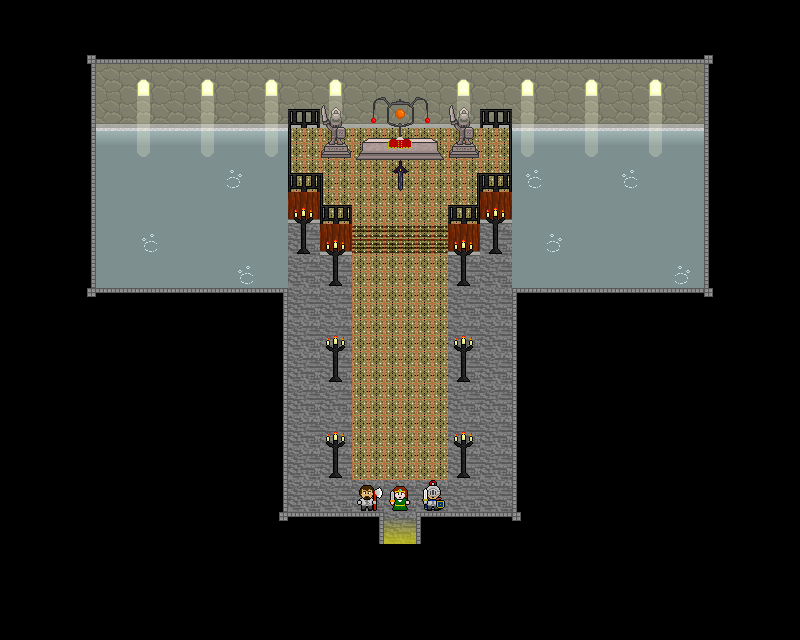

Rendered tile map (Tiled .tmx) drawn with the repository's tilesets; below, a short description and the map source with its tile grids summarised:
An orthogonal 25x20 tile map with 32x32 px tiles, 6 tile layers (Darkness, Ground Layer, Player Layer, Wall Layer, ...), 3 tilesets.

<map version="1.0" orientation="orthogonal" renderorder="right-down" width="25" height="20" tilewidth="32" tileheight="32" nextobjectid="1">
 <tileset firstgid="1" name="interiortileset" tilewidth="32" tileheight="32">
  <image source="../Tilesets/interiortileset.png" width="480" height="800" />
  <tile id="21">
   <animation>
    <frame tileid="21" duration="100" />
    <frame tileid="22" duration="100" />
    <frame tileid="21" duration="100" />
    <frame tileid="23" duration="100" />
   </animation>
  </tile>
  <tile id="31">
   <animation>
    <frame tileid="31" duration="100" />
    <frame tileid="33" duration="100" />
    <frame tileid="48" duration="100" />
   </animation>
  </tile>
  <tile id="49">
   <animation>
    <frame tileid="49" duration="250" />
    <frame tileid="50" duration="250" />
    <frame tileid="51" duration="250" />
   </animation>
  </tile>
 </tileset>
 <tileset firstgid="376" name="Aidan" tilewidth="32" tileheight="32">
  <image source="../Sprites/Aidan.png" width="192" height="256" />
  <tile id="4">
   <animation>
    <frame tileid="4" duration="400" />
    <frame tileid="5" duration="400" />
    <frame tileid="4" duration="400" />
    <frame tileid="3" duration="400" />
   </animation>
  </tile>
  <tile id="25">
   <animation>
    <frame tileid="25" duration="400" />
    <frame tileid="26" duration="400" />
    <frame tileid="25" duration="400" />
    <frame tileid="24" duration="400" />
   </animation>
  </tile>
  <tile id="28">
   <animation>
    <frame tileid="28" duration="400" />
    <frame tileid="29" duration="400" />
    <frame tileid="28" duration="400" />
    <frame tileid="27" duration="400" />
   </animation>
  </tile>
 </tileset>
 <tileset firstgid="424" name="Acerbus" tilewidth="32" tileheight="32">
  <image source="../Sprites/Acerbus.png" width="96" height="128" />
  <tile id="0">
   <animation>
    <frame tileid="0" duration="200" />
    <frame tileid="1" duration="200" />
    <frame tileid="2" duration="200" />
    <frame tileid="1" duration="200" />
   </animation>
  </tile>
 </tileset>
 <layer name="Darkness" width="25" height="20">
  <data>[500 cells, 500 non-empty, 1 distinct tile ids]</data>
 </layer>
 <layer name="Ground Layer" width="25" height="20">
  <data>[500 cells, 148 non-empty, 9 distinct tile ids]</data>
 </layer>
 <layer name="Player Layer" width="25" height="20">
  <data>[500 cells, 8 non-empty, 2 distinct tile ids]</data>
 </layer>
 <layer name="Wall Layer" width="25" height="20">
  <data>[500 cells, 119 non-empty, 7 distinct tile ids]</data>
 </layer>
 <layer name="Wall Decoration" width="25" height="20">
  <data>[500 cells, 36 non-empty, 13 distinct tile ids]</data>
 </layer>
 <layer name="Above Layer" width="25" height="20">
  <data>[500 cells, 21 non-empty, 10 distinct tile ids]</data>
 </layer>
</map>
